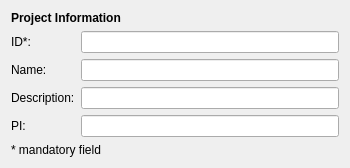
<?xml version="1.0" encoding="UTF-8"?>
<ui version="4.0">
  <class>QmitkXnatProjectWidgetControls</class>
  <widget class="QWidget" name="QmitkXnatProjectWidgetControls">
    <property name="enabled">
      <bool>true</bool>
    </property>
    <property name="geometry">
      <rect>
        <x>0</x>
        <y>0</y>
        <width>350</width>
        <height>154</height>
      </rect>
    </property>
    <property name="windowTitle">
      <string>Qmitk Template</string>
    </property>
    <layout class="QGridLayout" name="gridLayout">
      <item row="3" column="0">
        <widget class="QLabel" name="descriptionLabel">
          <property name="text">
            <string>Description:</string>
          </property>
        </widget>
      </item>
      <item row="2" column="0">
        <widget class="QLabel" name="nameLabel">
          <property name="text">
            <string>Name:</string>
          </property>
        </widget>
      </item>
      <item row="4" column="0">
        <widget class="QLabel" name="piLabel">
          <property name="text">
            <string>PI:</string>
          </property>
        </widget>
      </item>
      <item row="0" column="0" colspan="2">
        <widget class="QLabel" name="columnLabel">
          <property name="font">
            <font>
              <weight>75</weight>
              <bold>true</bold>
            </font>
          </property>
          <property name="text">
            <string>Project Information</string>
          </property>
          <property name="alignment">
            <set>Qt::AlignLeading|Qt::AlignLeft|Qt::AlignVCenter</set>
          </property>
        </widget>
      </item>
      <item row="3" column="1">
        <widget class="QLineEdit" name="descriptionLineEdit">
          <property name="readOnly">
            <bool>true</bool>
          </property>
        </widget>
      </item>
      <item row="2" column="1">
        <widget class="QLineEdit" name="nameLineEdit">
          <property name="readOnly">
            <bool>true</bool>
          </property>
        </widget>
      </item>
      <item row="1" column="0">
        <widget class="QLabel" name="idLabel">
          <property name="text">
            <string>ID*:</string>
          </property>
        </widget>
      </item>
      <item row="4" column="1">
        <widget class="QLineEdit" name="piLineEdit">
          <property name="readOnly">
            <bool>true</bool>
          </property>
        </widget>
      </item>
      <item row="1" column="1">
        <widget class="QLineEdit" name="idLineEdit">
          <property name="readOnly">
            <bool>true</bool>
          </property>
        </widget>
      </item>
      <item row="5" column="0" colspan="2">
        <widget class="QLabel" name="mandatoryLabel">
          <property name="text">
            <string>* mandatory field</string>
          </property>
        </widget>
      </item>
    </layout>
  </widget>
  <resources />
  <connections />
</ui>
